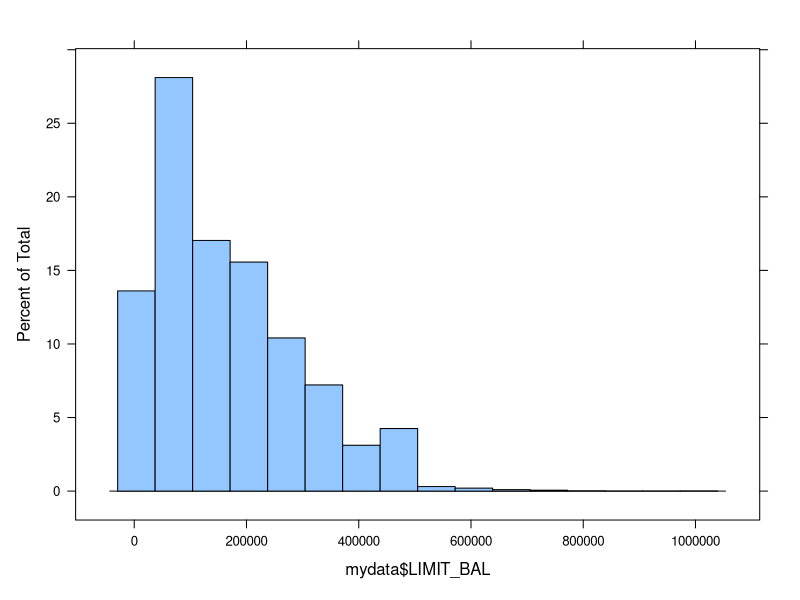
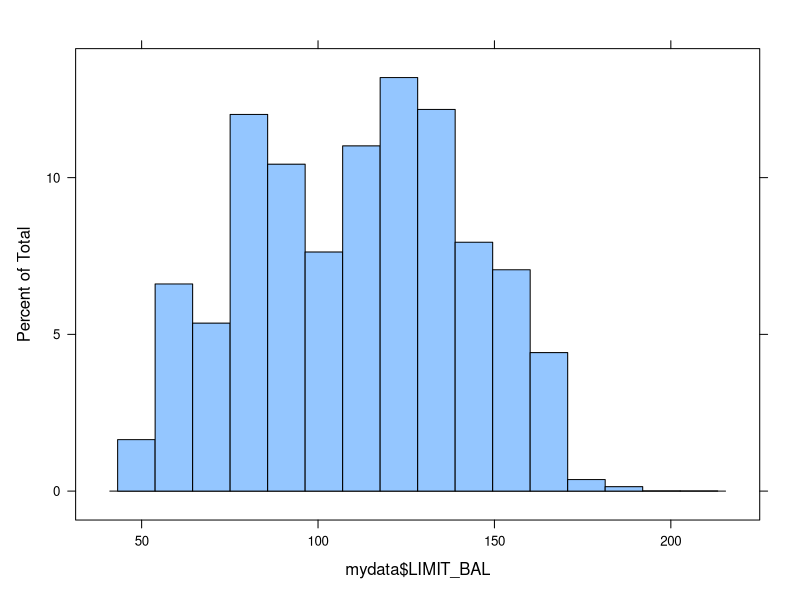

The R script that drew these images, in order: (Note: this script raises an error after producing the figures.)
#Análise de Dados em Operadoras de Cartão de Crédito 

# Define pasta de trabalho
setwd("/path/to/workspace")

# Instala e carrega os pacotes
install.packages("mlbench")
install.packages("caret")
install.packages("e1071")
library(mlbench) 
library(caret)
library(e1071)

# Carrega o dataset
mydata <- read.csv("database.csv") 
View(mydata)

# Verifica o balanceamento das variáveis
skewness(mydata$LIMIT_BAL)
histogram(mydata$LIMIT_BAL)

# Sumariza os dados 
summary(mydata)
str(mydata)

# Calcula os parâmetros de pré-processamento
preprocessParams <- preProcess(mydata, method=c("BoxCox"))
print(preprocessParams)

# Transforma o dataset usando os parâmetros
transformed <- predict(preprocessParams, mydata)
mydata <- transformed

# Sumariza os dados
str(mydata)
skewness(mydata$LIMIT_BAL)
histogram(mydata$LIMIT_BAL)

# Transforma as variáveis categóricas
mydata$default.payment.next.month <- factor(mydata$default.payment.next.month)
mydata$SEX <- as.factor(mydata$SEX)
mydata$EDUCATION <-  as.factor(mydata$EDUCATION)
mydata$MARRIAGE <- as.factor(mydata$MARRIAGE)
mydata = na.omit(mydata)
summary(mydata)
str(mydata)

# Divide os dados em treino e teste
row <- nrow(mydata)
row 
set.seed(12345)
trainindex <- sample(row, 0.7*row, replace=FALSE)
training <- mydata[trainindex,]
validation <- mydata[-trainindex,]

trainingx<- training  
trainingy <- training[,24]            
validationx <- validation[,-24]
validationy <- validation[,24]

# Usa Random Forest para encontrar as variáveis mais relevantes
install.packages("randomForest")
library(randomForest)
rfModel = randomForest( training$default.payment.next.month ~ ., data=training, ntree=500 ) 
varImpPlot(rfModel) 


# Construção do Modelo com KNN

# Prepara os datasets com as melhores variáveis preditoras
trainingx<- training[,-c(2,3,4,5,24)] 
trainingy <- training[,24]            
validationx <- validation[,-c(2,3,4,5,24)]  
validationy <- validation[,24]

# Modelo KNN
knnModel = train(x=trainingx, y=trainingy, method="knn",
                 preProc=c("center","scale"),
                 tuneLength=10)

knnModel

# Plot da acurácia
plot(knnModel$results$k, 
     knnModel$results$Accuracy, 
     type="o",
     xlab="Número de Vizinhos Mais Próximos (K)",
     ylab="Acurácia", 
     main="Modelo KNN Para Previsão de Concessão de Cartão de Crédito")


# Fazendo previsões
knnPred = predict(knnModel, newdata=validationx)

knnPred
